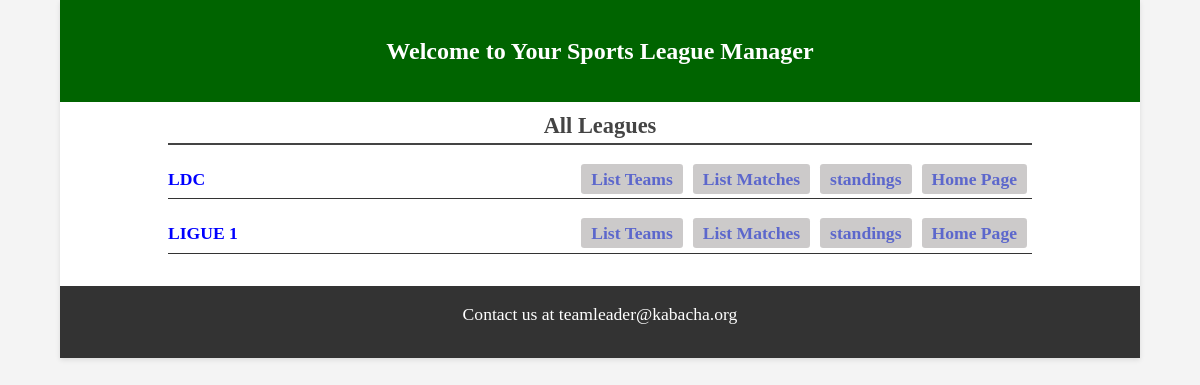
/all-leagues, run on an earlier commit of the app's database.
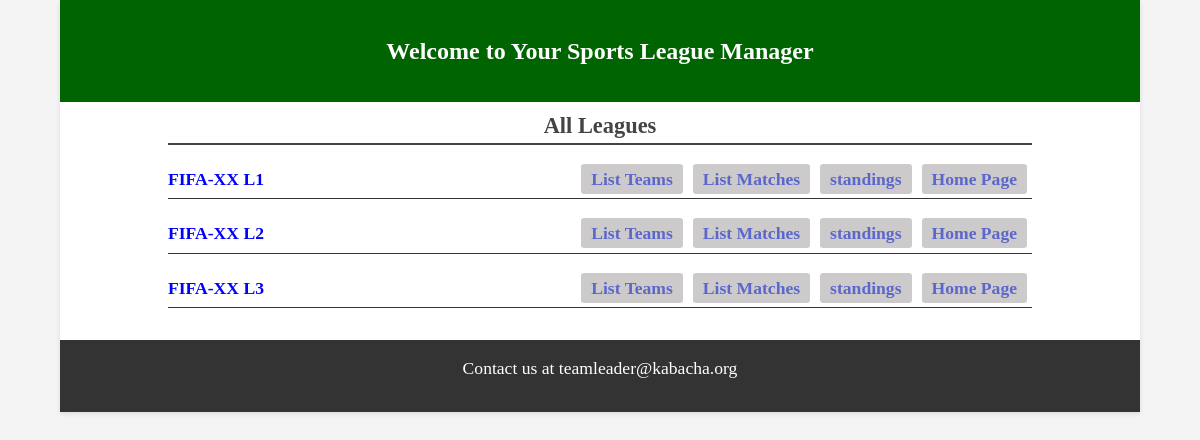
And on a later commit of the database.
### matches/models.py (models this page shows, shortened)
class League(models.Model):
    name = models.CharField(max_length=50, unique=True)
    number_of_teams = models.IntegerField()
    start_date = models.DateField()
    end_date = models.DateField()

### matches/views.py (the view)
# urls.py: path("all-leagues", ShowLeagueView.as_view(), name='allLeague'),
class ShowLeagueView(ListView):
    model = League
    template_name = 'matches/showLeague.html'
    context_object_name = 'leagues'

### matches/templates/matches/showLeague.html (shortened to what this page needs)
{% extends "matches/home.html" %}
{% block content %}
<div class="leagueall_detail">
  <h2>All Leagues</h2>
  <ul>
    {% for league in leagues %}
    <li>
      <div class="leaguename">
        <span>{{ league.name|upper }}</span>
      </div>
      <div class="league_detail">
        <span><a href="{% url 'teamList' league.id %}">List Teams</a></span>
        <span
          ><a href="{% url 'matchList' league.id%}">List Matches</a></span
        >
        <span
          ><a href="{% url 'leagueStandings' league.id %}"
            >standings</a
          ></span
        >
        <span><a href="{% url 'index' %}">Home Page</a></span>
      </div>
    </li>
    {% endfor %}
  </ul>
</div>
{% endblock %}

What changed in the data, as far as the page shows it:
removed League: name "LDC"
removed League: name "LIGUE 1"
added League: name "FIFA-XX L1"
added League: name "FIFA-XX L2"
added League: name "FIFA-XX L3"
